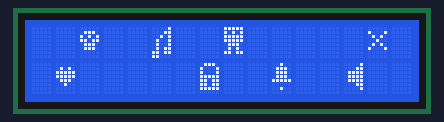
A sketch run on a simulated Arduino Uno, built with avr-gcc and run on an emulated ATmega328P. Parts: 16×2 character LCD. Random numbers use the default seed unless the sketch sets one.

Above: at 0.1 s.
At 5.1 s:
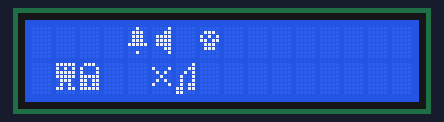
At 10.1 s:
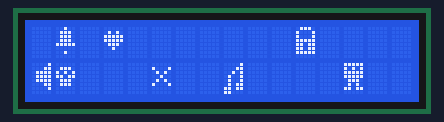
At 15.1 s:
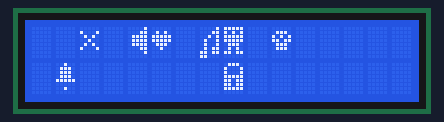
At 25.2 s:
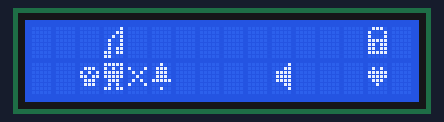
At 35.2 s:
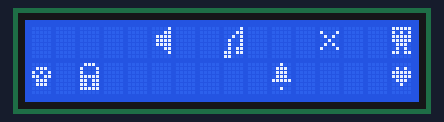

Measured:
- what the display in image 1 shows lasts 5.0 s, from 5.1 s to 10.1 s

The sketch:

6.ino
```cpp
#include <LiquidCrystal.h>

LiquidCrystal lcd(7, 6, 5, 4, 3, 2);
unsigned long lastUpdate;

byte Heart[] = {
  B00000,
  B01010,
  B11111,
  B11111,
  B01110,
  B00100,
  B00000,
  B00000
};
byte Bell[] = {
  B00100,
  B01110,
  B01110,
  B01110,
  B11111,
  B00000,
  B00100,
  B00000
};
byte Alien[] = {
  B11111,
  B10101,
  B11111,
  B11111,
  B01110,
  B01010,
  B11011,
  B00000
};
byte Check[] = {
  B00000,
  B10001,
  B01010,
  B00100,
  B01010,
  B10001,
  B00000,
  B00000
};
byte Speaker[] = {
  B00001,
  B00011,
  B01111,
  B01111,
  B01111,
  B00011,
  B00001,
  B00000
};
byte Sound[] = {
  B00001,
  B00011,
  B00101,
  B01001,
  B01001,
  B01011,
  B11011,
  B11000
};
byte Skull[] = {
  B00000,
  B01110,
  B10101,
  B11011,
  B01110,
  B01110,
  B00000,
  B00000
};
byte Lock[] = {
  B01110,
  B10001,
  B10001,
  B11111,
  B11011,
  B11011,
  B11111,
  B00000
};

void setup() {

  lcd.begin(16, 2);

  lcd.createChar(0, Heart);
  lcd.createChar(1, Bell);
  lcd.createChar(2, Alien);
  lcd.createChar(3, Check);
  lcd.createChar(4, Speaker);
  lcd.createChar(5, Sound);
  lcd.createChar(6, Skull);
  lcd.createChar(7, Lock);

  lcd.clear();
}
void loop() {
  lcd.setCursor(random(0, 16), random(0, 2));
  lcd.write(byte(0));
  lcd.setCursor(random(0, 16), random(0, 2));
  lcd.write(byte(1));
  lcd.setCursor(random(0, 16), random(0, 2));
  lcd.write(byte(2));
  lcd.setCursor(random(0, 16), random(0, 2));
  lcd.write(byte(3));
  lcd.setCursor(random(0, 16), random(0, 2));
  lcd.write(byte(4));
  lcd.setCursor(random(0, 16), random(0, 2));
  lcd.write(byte(5));
  lcd.setCursor(random(0, 16), random(0, 2));
  lcd.write(byte(6));
  lcd.setCursor(random(0, 16), random(0, 2));
  lcd.write(byte(7));
  delay(5000);
  lcd.clear();
}
```
